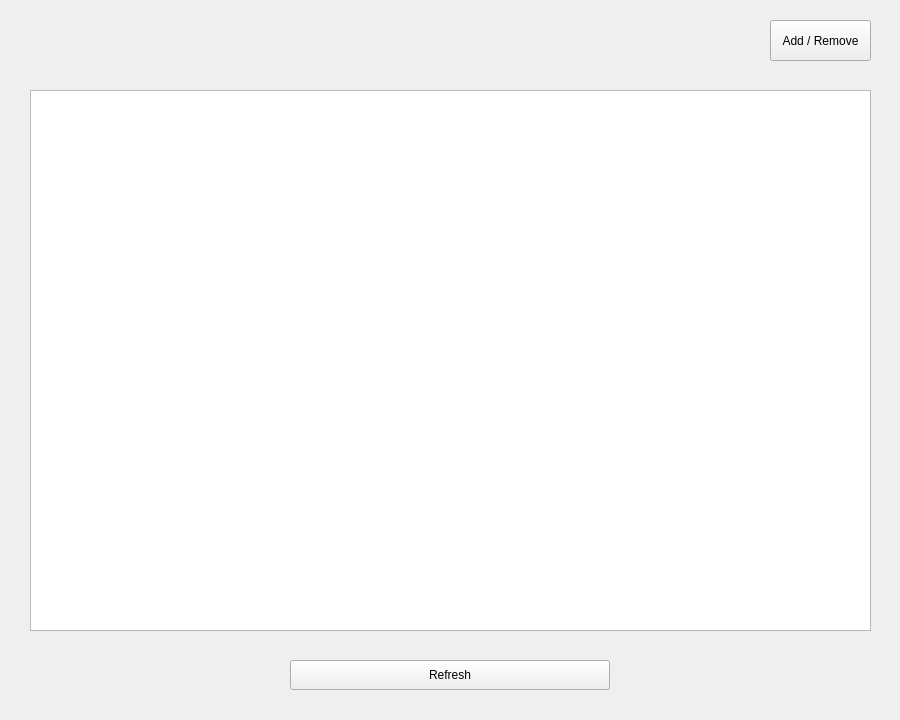
<?xml version="1.0" encoding="UTF-8"?>
<ui version="4.0">
 <class>WatchList</class>
 <widget class="QWidget" name="WatchList">
  <property name="geometry">
   <rect>
    <x>0</x>
    <y>0</y>
    <width>900</width>
    <height>720</height>
   </rect>
  </property>
  <property name="windowTitle">
   <string>Form</string>
  </property>
  <widget class="QTableWidget" name="WatchTableWidget">
   <property name="geometry">
    <rect>
     <x>30</x>
     <y>90</y>
     <width>841</width>
     <height>541</height>
    </rect>
   </property>
  </widget>
  <widget class="QPushButton" name="RefreshButton">
   <property name="geometry">
    <rect>
     <x>290</x>
     <y>660</y>
     <width>320</width>
     <height>30</height>
    </rect>
   </property>
   <property name="text">
    <string>Refresh</string>
   </property>
  </widget>
  <widget class="QPushButton" name="AddRemoveButton">
   <property name="geometry">
    <rect>
     <x>770</x>
     <y>20</y>
     <width>101</width>
     <height>41</height>
    </rect>
   </property>
   <property name="text">
    <string>Add / Remove</string>
   </property>
  </widget>
 </widget>
 <resources/>
 <connections/>
</ui>
